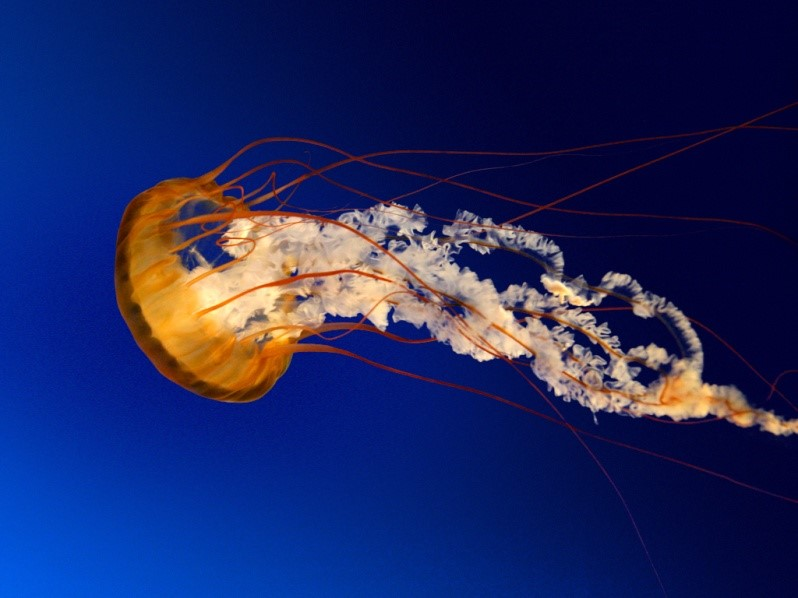
%> input picture image_watermarking/Color DWT-SVD watermarking/wavelet/m1.jpg, 798 x 598 px
$ octave wavelet_extract_luv.m   (GNU Octave 9; MATLAB toolbox functions it lacks are replaced by stand-ins)
%> lines starting %> are read from the running program, lines starting %| are printed output that depends on the picture
clc
clear all
% close all
%
% %host

rgbimage=imresize(imread('m1.jpg'),[512 512]);
figure;
imshow(rgbimage);
title('Original color image');
%ycbcr=rgb2ycbcr(rgbimage);
[h_LL,h_LH,h_HL,h_HH]=dwt2(rgbimage,'db2');
img=h_LL;
red1=img(:,:,1);
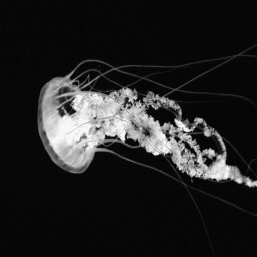
%> red1: size 257x257 double; min -11.55, max 522.8, mean 61.7; drawn with min black and max white
green1=img(:,:,2);
blue1=img(:,:,3);
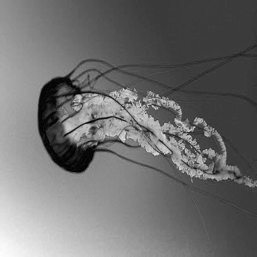
%> blue1: size 257x257 double; min -7.7, max 459.4, mean 195.3; drawn with min black and max white
[U_imgr1,S_imgr1,V_imgr1]= svd(red1);
[U_imgg1,S_imgg1,V_imgg1]= svd(green1);
[U_imgb1,S_imgb1,V_imgb1]= svd(blue1);

% [17 lines of commented-out code are left out]

rgbimage=imresize(imread('Watermarked.jpg'),[512,512]);
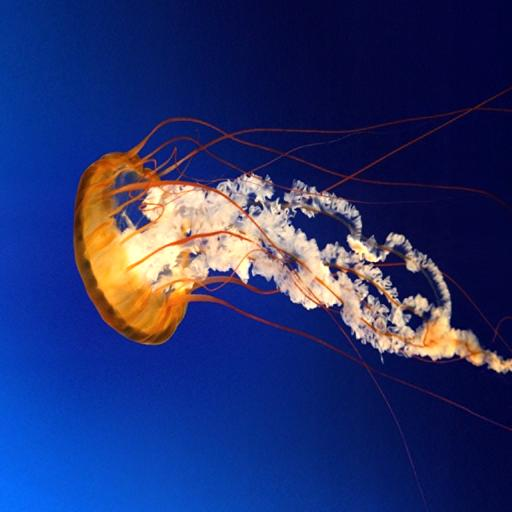
%> input picture image_watermarking/Color DWT-SVD watermarking/wavelet/Watermarked.jpg, 512 x 512 px
%> rgbimage is the input picture: size 512x512x3 uint8; mean R, G, B 38.6, 50.2, 110.5

%Salt & Paper Noise Attack

%rgbimage = imnoise(rgbimage,'salt & pepper',0.10);

%Cropped attack

%rgbimage=imresize(imcrop(rgbimage,[200,200,200,200]),[512,512]);

%Rotate Attack

%rgbimage=imrotate(rgbimage,-1,'bilinear','crop');


figure;
imshow(rgbimage);
title('Watermarked image');
%ycbcr1=rgb2ycbcr(rgbimage);
[wm_LL,wm_LH,wm_HL,wm_HH]=dwt2(rgbimage,'db2');
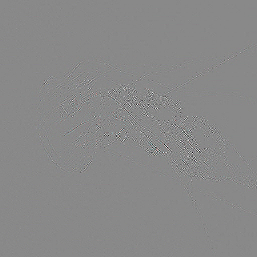
%> wm_HH: size 257x257x3 double; mean R, G, B 0, 0, 0; mean of the top-left, top-right, bottom-left and bottom-right quarters 0, 0, 0, 0; drawn with min black and max white
img_w=wm_LL;
red3=img_w(:,:,1)+img_w(:,:,2)+img_w(:,:,3);
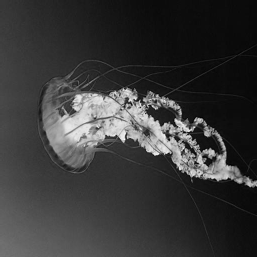
%> red3: size 257x257 double; min 58.91, max 1579.1, mean 398.3; drawn with min black and max white
green3=(-2)*img_w(:,:,1)+img_w(:,:,2)+img_w(:,:,3);
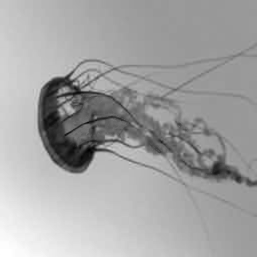
%> green3: size 257x257 double; min -756.7, max 680, mean 168.5; drawn with min black and max white
blue3=(-1)*img_w(:,:,2)+img_w(:,:,3);
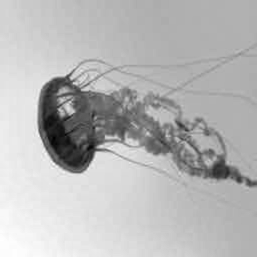
%> blue3: size 257x257 double; min -302.9, max 286, mean 121.1; drawn with min black and max white

[U_imgr3,S_imgr3,V_imgr3]= svd(red3);
[U_imgg3,S_imgg3,V_imgg3]= svd(green3);
[U_imgb3,S_imgb3,V_imgb3]= svd(blue3);

S_ewatr=(S_imgr3-S_imgr1)/0.10;
S_ewatg=(S_imgg3-S_imgg1)/0.10;
S_ewatb=(S_imgb3-S_imgb1)/0.10;

%> (the run ends here)
